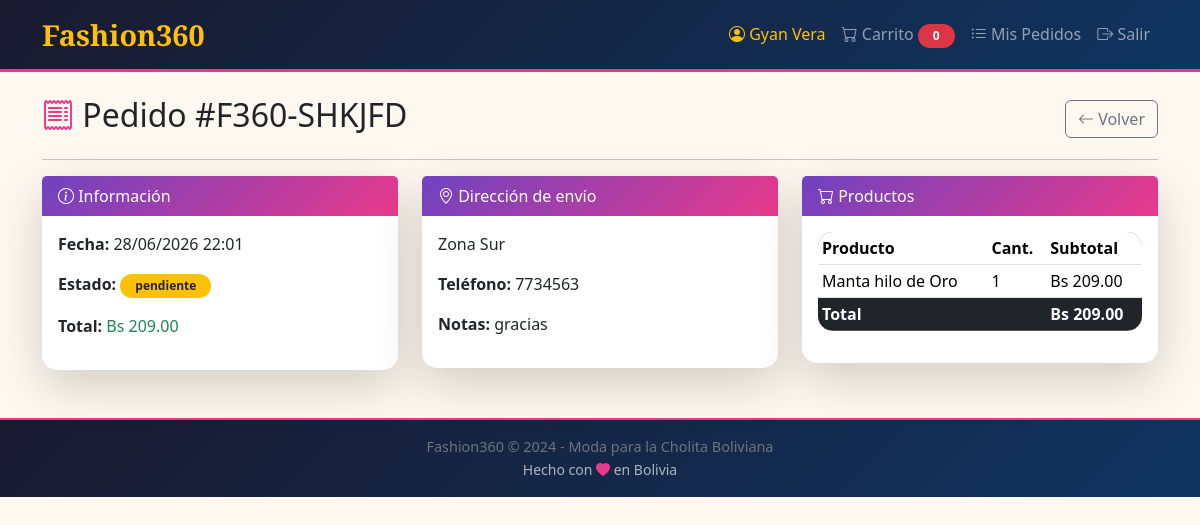
Page /pedido/2 (signed in) on the committed database.
### app/models/user.py (models this page shows, shortened)
class User(UserMixin, db.Model):
    __tablename__ = 'users'
    id = db.Column(db.Integer, primary_key=True)
    username = db.Column(db.String(80), unique=True, nullable=False)
    email = db.Column(db.String(120), unique=True, nullable=False)
    password_hash = db.Column(db.String(128), nullable=False)
    nombre_completo = db.Column(db.String(150), nullable=False)
    telefono = db.Column(db.String(20))
    direccion = db.Column(db.Text)
    rol = db.Column(db.String(20), default='cliente')  # admin, cliente
    activo = db.Column(db.Boolean, default=True)
    created_at = db.Column(db.DateTime, default=datetime.utcnow)
    updated_at = db.Column(db.DateTime, default=datetime.utcnow, onupdate=datetime.utcnow)
    pedidos = db.relationship('Pedido', backref='cliente', lazy=True)
    def is_admin(self):
        return self.rol == 'admin'

### app/models/pedido.py (models this page shows, shortened)
class Pedido(db.Model):
    __tablename__ = 'pedidos'
    id = db.Column(db.Integer, primary_key=True)
    codigo = db.Column(db.String(20), unique=True, nullable=False)
    total = db.Column(db.Numeric(10, 2), nullable=False)
    estado = db.Column(db.String(20), default='pendiente')  # pendiente, confirmado, enviado, entregado, cancelado
    direccion_envio = db.Column(db.Text, nullable=False)
    telefono_contacto = db.Column(db.String(20), nullable=False)
    notas = db.Column(db.Text)
    created_at = db.Column(db.DateTime, default=datetime.utcnow)
    updated_at = db.Column(db.DateTime, default=datetime.utcnow, onupdate=datetime.utcnow)
    user_id = db.Column(db.Integer, db.ForeignKey('users.id'), nullable=False)
    detalles = db.relationship('DetallePedido', backref='pedido', lazy=True, cascade='all, delete-orphan')

### app/models/detalle_pedido.py (models this page shows, shortened)
class DetallePedido(db.Model):
    __tablename__ = 'detalles_pedido'
    id = db.Column(db.Integer, primary_key=True)
    cantidad = db.Column(db.Integer, nullable=False)
    precio_unitario = db.Column(db.Numeric(10, 2), nullable=False)
    subtotal = db.Column(db.Numeric(10, 2), nullable=False)
    created_at = db.Column(db.DateTime, default=datetime.utcnow)
    pedido_id = db.Column(db.Integer, db.ForeignKey('pedidos.id'), nullable=False)
    producto_id = db.Column(db.Integer, db.ForeignKey('productos.id'), nullable=False)

### app/models/producto.py (models this page shows, shortened)
class Producto(db.Model):
    __tablename__ = 'productos'
    id = db.Column(db.Integer, primary_key=True)
    nombre = db.Column(db.String(150), nullable=False)
    descripcion = db.Column(db.Text)
    precio = db.Column(db.Numeric(10, 2), nullable=False)
    stock = db.Column(db.Integer, default=0)
    sku = db.Column(db.String(50), unique=True)
    destacado = db.Column(db.Boolean, default=False)
    activo = db.Column(db.Boolean, default=True)
    created_at = db.Column(db.DateTime, default=datetime.utcnow)
    updated_at = db.Column(db.DateTime, default=datetime.utcnow, onupdate=datetime.utcnow)
    categoria_id = db.Column(db.Integer, db.ForeignKey('categorias.id'), nullable=False)
    marca_id = db.Column(db.Integer, db.ForeignKey('marcas.id'), nullable=False)
    imagenes = db.relationship('Imagen', backref='producto', lazy=True, cascade='all, delete-orphan')
    detalles_pedido = db.relationship('DetallePedido', backref='producto', lazy=True)

### app/blueprints/shop/routes.py (the view)
@shop_bp.route('/pedido/<int:pedido_id>')
@login_required
def detalle_pedido(pedido_id):
    pedido = Pedido.query.get_or_404(pedido_id)
    if pedido.user_id != current_user.id and not current_user.is_admin():
        flash('No tienes permiso para ver este pedido', 'danger')
        return redirect(url_for('shop.index'))
    return render_template('shop/detalle_pedido.html', pedido=pedido)

### app/extensions.py (called while the page is built)
@login_manager.user_loader
def load_user(user_id):
    from app.models import User
    return User.query.get(int(user_id))

### app/templates/shop/detalle_pedido.html (shortened to what this page needs)
{% extends 'base.html' %}
{% block content %}
<div class="container mt-4">
    <div class="d-flex justify-content-between align-items-center">
        <h2>
            <i class="bi bi-receipt" style="color: #E83A8B;"></i>
            Pedido {{ pedido.codigo }}
        </h2>
        <a href="{{ url_for('shop.mis_pedidos') }}" class="btn btn-outline-secondary">
            <i class="bi bi-arrow-left"></i> Volver
        </a>
    </div>
    <hr>
    <div class="row">
        <div class="col-md-4">
            <div class="card shadow-lg border-0">
                <div class="card-header">
                    <i class="bi bi-info-circle"></i> Información
                </div>
                <div class="card-body">
                    <p><strong>Fecha:</strong> {{ pedido.created_at.strftime('%d/%m/%Y %H:%M') }}</p>
                    <p><strong>Estado:</strong>
                        <span class="badge
                            {% if pedido.estado == 'pendiente' %}bg-warning text-dark
                            {% elif pedido.estado == 'confirmado' %}bg-info
                            {% elif pedido.estado == 'enviado' %}bg-primary
                            {% elif pedido.estado == 'entregado' %}bg-success
                            {% else %}bg-danger{% endif %}">
                            {{ pedido.estado }}
                        </span>
                    </p>
                    <p><strong>Total:</strong> <span class="text-success">Bs {{ "%.2f"|format(pedido.total) }}</span></p>
                </div>
            </div>
        </div>
        <div class="col-md-4">
            <div class="card shadow-lg border-0">
                <div class="card-header">
                    <i class="bi bi-geo-alt"></i> Dirección de envío
                </div>
                <div class="card-body">
                    <p>{{ pedido.direccion_envio }}</p>
                    <p><strong>Teléfono:</strong> {{ pedido.telefono_contacto }}</p>
                    {% if pedido.notas %}
                        <p><strong>Notas:</strong> {{ pedido.notas }}</p>
                    {% endif %}
                </div>
            </div>
        </div>
        <div class="col-md-4">
            <div class="card shadow-lg border-0">
                <div class="card-header">
                    <i class="bi bi-cart"></i> Productos
                </div>
                <div class="card-body">
                    <div class="table-responsive">
                        <table class="table table-sm">
                            <thead>
                                <tr>
                                    <th>Producto</th>
                                    <th>Cant.</th>
                                    <th>Subtotal</th>
                                </tr>
                            </thead>
                            <tbody>
                                {% for d in pedido.detalles %}
                                <tr>
                                    <td>{{ d.producto.nombre }}</td>
                                    <td>{{ d.cantidad }}</td>
                                    <td>Bs {{ "%.2f"|format(d.precio_unitario * d.cantidad) }}</td>
                                </tr>
                                {% endfor %}
                            </tbody>
                            <tfoot>
                                <tr class="table-dark">
                                    <td colspan="2"><strong>Total</strong></td>
                                    <td><strong>Bs {{ "%.2f"|format(pedido.total) }}</strong></td>
                                </tr>
                            </tfoot>
                        </table>
                    </div>
                </div>
            </div>
        </div>
    </div>
</div>
{% endblock %}

### app/templates/base.html (shortened to what this page needs)
<!DOCTYPE html>
<html lang="es">
<head>
    <link href="https://cdn.jsdelivr.net/npm/bootstrap@5.3.3/dist/css/bootstrap.min.css" rel="stylesheet">
    <link href="https://cdn.jsdelivr.net/npm/bootstrap-icons/font/bootstrap-icons.css" rel="stylesheet">
    <link rel="stylesheet" href="{{ url_for('static', filename='css/style.css') }}">
</head>
<body>
    <nav class="navbar navbar-expand-lg navbar-dark" style="background: linear-gradient(135deg, #1A1A2E, #0F3460); border-bottom: 3px solid #E83A8B;">
        <div class="container">
            <a class="navbar-brand" href="{{ url_for('shop.index') }}" style="font-family: 'Playfair Display', serif; font-weight: 700; font-size: 1.8rem;">
                 Fashion360
            </a>
            <div class="collapse navbar-collapse" id="navbarNav">
                <ul class="navbar-nav ms-auto">
                    {% if current_user.is_authenticated %}
                        <li class="nav-item">
                            <span class="nav-link text-warning">
                                <i class="bi bi-person-circle"></i> {{ current_user.nombre_completo }}
                            </span>
                        </li>
                        {% if not current_user.is_admin() %}
                            <li class="nav-item">
                                <a class="nav-link" href="{{ url_for('shop.ver_carrito') }}">
                                    <i class="bi bi-cart"></i> Carrito
                                    <span class="badge bg-danger rounded-pill" id="carrito-contador">0</span>
                                </a>
                            </li>
                            <li class="nav-item">
                                <a class="nav-link" href="{{ url_for('shop.mis_pedidos') }}">
                                    <i class="bi bi-list-ul"></i> Mis Pedidos
                                </a>
                            </li>
                        {% endif %}
                        <li class="nav-item">
                            <a class="nav-link" href="{{ url_for('auth.logout') }}">
                                <i class="bi bi-box-arrow-right"></i> Salir
                            </a>
                        </li>
                    {% endif %}
                </ul>
            </div>
        </div>
    </nav>
    <main>
        {% block content %}{% endblock %}
    </main>
    <footer class="text-center py-3 mt-5" style="background: #f8f5f0; border-top: 2px solid #E83A8B;">
        <div class="container">
            <p class="mb-0" style="font-size: 0.9rem; color: #6c757d;">
                Fashion360 © 2024 - Moda para la Cholita Boliviana
            </p>
            <small style="color: #adb5bd;">
                Hecho con <i class="bi bi-heart-fill" style="color: #E83A8B;"></i> en Bolivia
            </small>
        </div>
    </footer>
</body>
</html>

### app/static/css/style.css (style rules this page uses)
body { background-color: #FFF8F0; font-family: 'Segoe UI', Tahoma, Geneva, Verdana, sans-serif; }
.navbar-dark { background: linear-gradient(135deg, #1A1A2E, #0F3460) !important; border-bottom: 3px solid #E83A8B; }
.navbar-brand { font-family: 'Playfair Display', serif; font-weight: 700; font-size: 1.8rem; color: #FFC107 !important; }
.card { border: none; border-radius: 15px; box-shadow: 0 8px 25px rgba(0,0,0,0.08); transition: transform 0.3s ease; }
.card-header { background: linear-gradient(135deg, #6F42C1, #E83A8B) !important; color: white !important; border: none; }
.table { border-radius: 15px; overflow: hidden; }
.table thead { background: linear-gradient(135deg, #6F42C1, #E83A8B); color: white; }
.badge { padding: 6px 15px; border-radius: 20px; }
footer { background: linear-gradient(135deg, #1A1A2E, #0F3460) !important; border-top: 3px solid #E83A8B; }

### rows in the picture
User: nombre_completo "Gyan Vera"
Pedido: codigo "#F360-SHKJFD", created_at "28/06/2026 22:01", estado "pendiente", total "209.00", direccion_envio "Zona Sur", telefono_contacto "7734563", notas "gracias"
DetallePedido: producto.nombre "Manta hilo de Oro", cantidad "1", d.precio_unitario*d.cantidad "209.00"
